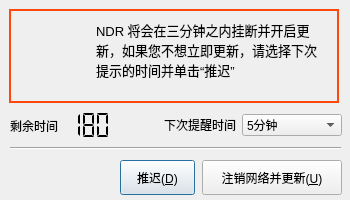
<?xml version="1.0" encoding="UTF-8"?>
<ui version="4.0">
 <class>HangupDialog</class>
 <widget class="QDialog" name="HangupDialog">
  <property name="geometry">
   <rect>
    <x>0</x>
    <y>0</y>
    <width>350</width>
    <height>200</height>
   </rect>
  </property>
  <property name="minimumSize">
   <size>
    <width>350</width>
    <height>200</height>
   </size>
  </property>
  <property name="maximumSize">
   <size>
    <width>350</width>
    <height>200</height>
   </size>
  </property>
  <property name="windowTitle">
   <string>NDR 更新提醒</string>
  </property>
  <widget class="Line" name="line">
   <property name="geometry">
    <rect>
     <x>10</x>
     <y>140</y>
     <width>331</width>
     <height>16</height>
    </rect>
   </property>
   <property name="orientation">
    <enum>Qt::Horizontal</enum>
   </property>
  </widget>
  <widget class="QPushButton" name="btnDelay">
   <property name="geometry">
    <rect>
     <x>120</x>
     <y>160</y>
     <width>75</width>
     <height>35</height>
    </rect>
   </property>
   <property name="minimumSize">
    <size>
     <width>0</width>
     <height>35</height>
    </size>
   </property>
   <property name="text">
    <string notr="true">推迟(&amp;D)</string>
   </property>
  </widget>
  <widget class="QPushButton" name="btnAccept">
   <property name="geometry">
    <rect>
     <x>202</x>
     <y>160</y>
     <width>140</width>
     <height>35</height>
    </rect>
   </property>
   <property name="minimumSize">
    <size>
     <width>0</width>
     <height>35</height>
    </size>
   </property>
   <property name="text">
    <string notr="true">注销网络并更新(&amp;U)</string>
   </property>
  </widget>
  <widget class="QWidget" name="layoutWidget222">
   <property name="geometry">
    <rect>
     <x>9</x>
     <y>9</y>
     <width>330</width>
     <height>94</height>
    </rect>
   </property>
   <layout class="QHBoxLayout" name="horizontalLayout_3">
    <item>
     <widget class="QFrame" name="frame">
      <property name="styleSheet">
       <string notr="true">color: rgb(255, 72, 11);</string>
      </property>
      <property name="frameShape">
       <enum>QFrame::Box</enum>
      </property>
      <property name="frameShadow">
       <enum>QFrame::Plain</enum>
      </property>
      <property name="lineWidth">
       <number>2</number>
      </property>
      <widget class="QLabel" name="label">
       <property name="geometry">
        <rect>
         <x>87</x>
         <y>11</y>
         <width>232</width>
         <height>80</height>
        </rect>
       </property>
       <property name="text">
        <string notr="true">&lt;!DOCTYPE HTML PUBLIC &quot;-//W3C//DTD HTML 4.0//EN&quot; &quot;http://www.w3.org/TR/REC-html40/strict.dtd&quot;&gt;
&lt;html&gt;&lt;head&gt;&lt;meta name=&quot;qrichtext&quot; content=&quot;1&quot; /&gt;&lt;style type=&quot;text/css&quot;&gt;
p, li { white-space: pre-wrap; }
&lt;/style&gt;&lt;/head&gt;&lt;body style=&quot; font-family:'SimSun'; font-size:9pt; font-weight:400; font-style:normal;&quot;&gt;
&lt;p style=&quot; margin-top:0px; margin-bottom:0px; margin-left:0px; margin-right:0px; -qt-block-indent:0; text-indent:0px;&quot;&gt;&lt;span style=&quot; font-size:10pt; color:#000000;&quot;&gt;NDR 将会在三分钟之内挂断并开启更新，如果您不想立即更新，请选择下次提示的时间并单击“推迟”&lt;/span&gt;&lt;/p&gt;&lt;/body&gt;&lt;/html&gt;</string>
       </property>
       <property name="alignment">
        <set>Qt::AlignLeading|Qt::AlignLeft|Qt::AlignTop</set>
       </property>
       <property name="wordWrap">
        <bool>true</bool>
       </property>
      </widget>
      <widget class="QLabel" name="label_3">
       <property name="geometry">
        <rect>
         <x>11</x>
         <y>11</y>
         <width>70</width>
         <height>70</height>
        </rect>
       </property>
       <property name="sizePolicy">
        <sizepolicy hsizetype="Maximum" vsizetype="Minimum">
         <horstretch>0</horstretch>
         <verstretch>0</verstretch>
        </sizepolicy>
       </property>
       <property name="minimumSize">
        <size>
         <width>70</width>
         <height>70</height>
        </size>
       </property>
       <property name="styleSheet">
        <string notr="true">image: url(:/icons/icons/bang.png);</string>
       </property>
       <property name="text">
        <string/>
       </property>
      </widget>
     </widget>
    </item>
   </layout>
  </widget>
  <widget class="QWidget" name="layoutWidget4444">
   <property name="geometry">
    <rect>
     <x>10</x>
     <y>110</y>
     <width>332</width>
     <height>31</height>
    </rect>
   </property>
   <layout class="QHBoxLayout" name="layoutWidget111">
    <item>
     <layout class="QHBoxLayout" name="horizontalLayout_2">
      <item>
       <widget class="QLabel" name="label_4">
        <property name="text">
         <string>剩余时间</string>
        </property>
       </widget>
      </item>
      <item>
       <widget class="QLCDNumber" name="lcdLefttime">
        <property name="minimumSize">
         <size>
          <width>50</width>
          <height>0</height>
         </size>
        </property>
        <property name="frameShape">
         <enum>QFrame::NoFrame</enum>
        </property>
        <property name="frameShadow">
         <enum>QFrame::Sunken</enum>
        </property>
        <property name="midLineWidth">
         <number>0</number>
        </property>
        <property name="smallDecimalPoint">
         <bool>false</bool>
        </property>
        <property name="digitCount">
         <number>3</number>
        </property>
        <property name="segmentStyle">
         <enum>QLCDNumber::Flat</enum>
        </property>
        <property name="intValue" stdset="0">
         <number>180</number>
        </property>
       </widget>
      </item>
     </layout>
    </item>
    <item>
     <spacer name="horizontalSpacer">
      <property name="orientation">
       <enum>Qt::Horizontal</enum>
      </property>
      <property name="sizeHint" stdset="0">
       <size>
        <width>40</width>
        <height>20</height>
       </size>
      </property>
     </spacer>
    </item>
    <item>
     <widget class="QLabel" name="label_2">
      <property name="sizePolicy">
       <sizepolicy hsizetype="Preferred" vsizetype="Fixed">
        <horstretch>0</horstretch>
        <verstretch>0</verstretch>
       </sizepolicy>
      </property>
      <property name="text">
       <string>下次提醒时间</string>
      </property>
     </widget>
    </item>
    <item>
     <widget class="QComboBox" name="cmbDelay">
      <property name="sizePolicy">
       <sizepolicy hsizetype="MinimumExpanding" vsizetype="Fixed">
        <horstretch>0</horstretch>
        <verstretch>0</verstretch>
       </sizepolicy>
      </property>
      <property name="minimumSize">
       <size>
        <width>100</width>
        <height>0</height>
       </size>
      </property>
      <item>
       <property name="text">
        <string>5分钟</string>
       </property>
      </item>
      <item>
       <property name="text">
        <string>20分钟</string>
       </property>
      </item>
      <item>
       <property name="text">
        <string>60分钟</string>
       </property>
      </item>
     </widget>
    </item>
   </layout>
  </widget>
 </widget>
 <tabstops>
  <tabstop>btnAccept</tabstop>
  <tabstop>cmbDelay</tabstop>
  <tabstop>btnDelay</tabstop>
 </tabstops>
 <resources/>
 <connections/>
</ui>
